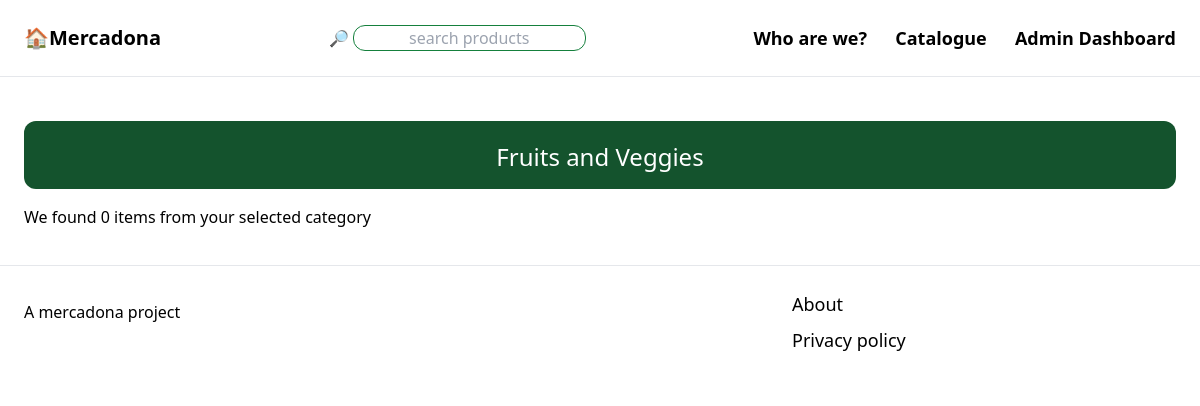
Page /category/3/ on the earlier database version.
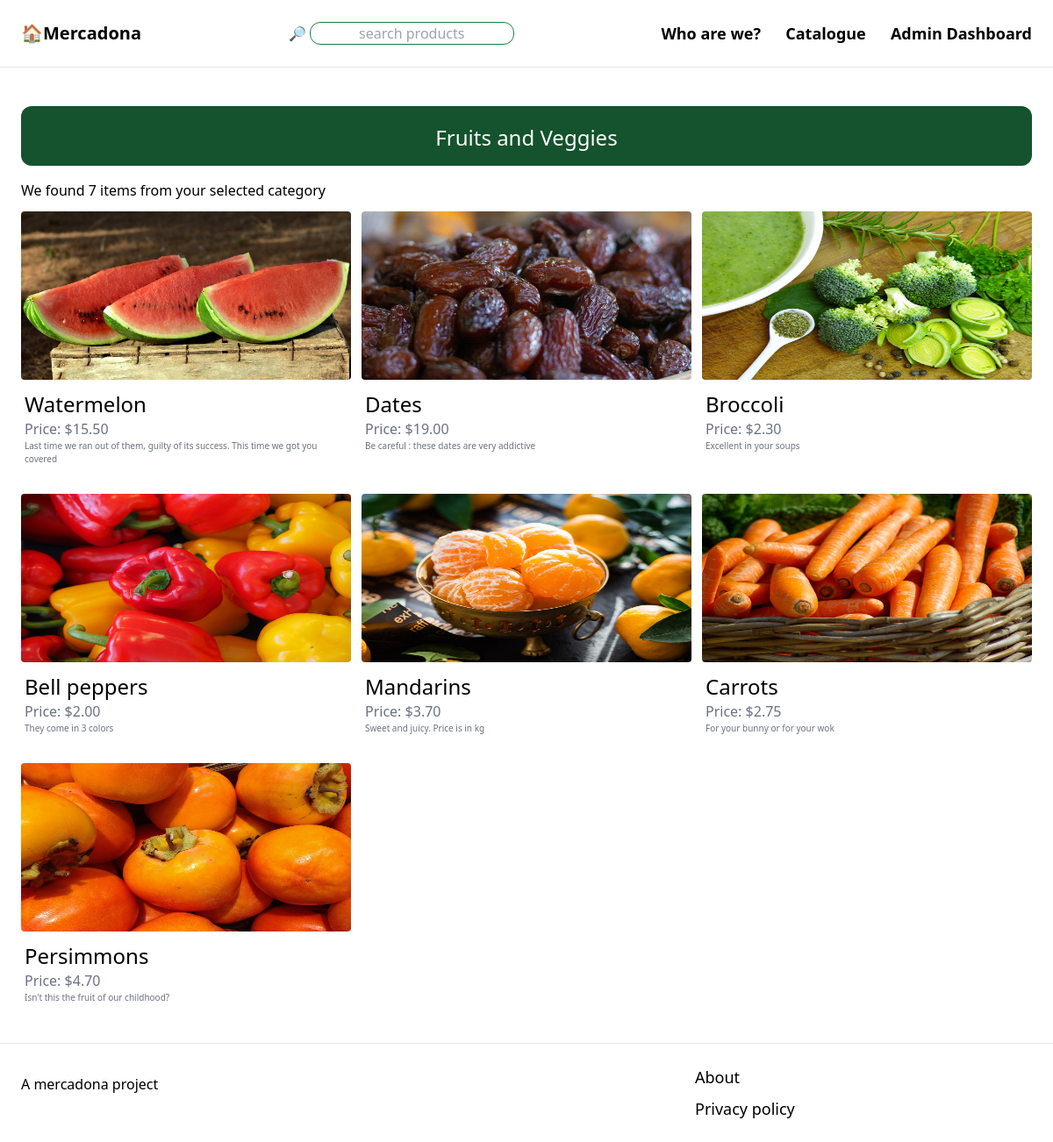
Same page on the later database version.
### merchandise/models.py (models this page shows, shortened)
class Product(models.Model):
    libelle=models.CharField(max_length=100, blank=True, null=True)
    description=models.CharField(max_length=200)
    price=models.DecimalField(max_digits=5, decimal_places=2)
    image=models.ImageField(upload_to='media/merchandise_images', blank=True, null=True)
    category=models.ForeignKey(Category, on_delete=models.SET_NULL, null=True, related_name="category")

### merchandise/views.py (the view)
# urls.py: path('category/<id>/', category_product_list, name="category_product_list"),
def category_product_list(request, id):
    category=Category.objects.get(id=id)
    products=Product.objects.filter(category=category)
    context= {
        "category": category,
        "products": products
    }
    return render (request, "merchandise/category_product_list.html", context)

### merchandise/templates/merchandise/category_product_list.html (shortened to what this page needs)
{% extends 'merchandise/base.html' %}  {% block content %}
<div class="mt-5 mb-4 px-5 py-5 pb-1 bg-green-900 rounded-xl">
  <h2 class="mb-3 text-2xl text-white text-center">{{category.libelle}}</h2>
</div>
<p>
  We found {{products.count}} item{{products.count|pluralize}} from your
  selected category
</p>
<div class="grid grid-cols-3 gap-3 mt-3">
    {% for product in products %}
    <div>
      <div class="flex-col">
        <img src="{{ product.image.url}}" alt="Image" class="rounded h-48 w-96" />
      </div>
        <div class="px-1 mt-3 mb-5 gap-3 bg-white rounded-b-xl">
          <h2 class="text-2xl text">{{product.libelle}}</h2>
          <p class="text-gray-500">Price: ${{ product.price }}</p>
          <p class="text-gray-500 text-[10px]">{{product.description}}</p>
        </div>
    </div>
    {% endfor %}
  </div>
{% endblock content%}

Differences in the rows shown:
now on this page (row edited): Product: image (picture), libelle "Watermelon", price "15.50", description "Last time we ran out of them, guilty of its success. This time we got you covered"
now on this page (row edited): Product: image (picture), libelle "Dates", price "19.00", description "Be careful : these dates are very addictive"
added Product: image (picture), libelle "Broccoli", price "2.30", description "Excellent in your soups"
added Product: image (picture), libelle "Bell peppers", price "2.00", description "They come in 3 colors"
added Product: image (picture), libelle "Mandarins", price "3.70", description "Sweet and juicy. Price is in kg"
added Product: image (picture), libelle "Carrots", price "2.75", description "For your bunny or for your wok"
added Product: image (picture), libelle "Persimmons", price "4.70", description "Isn't this the fruit of our childhood?"
Other differences:
{{ products.count }}: "0" → "7"
